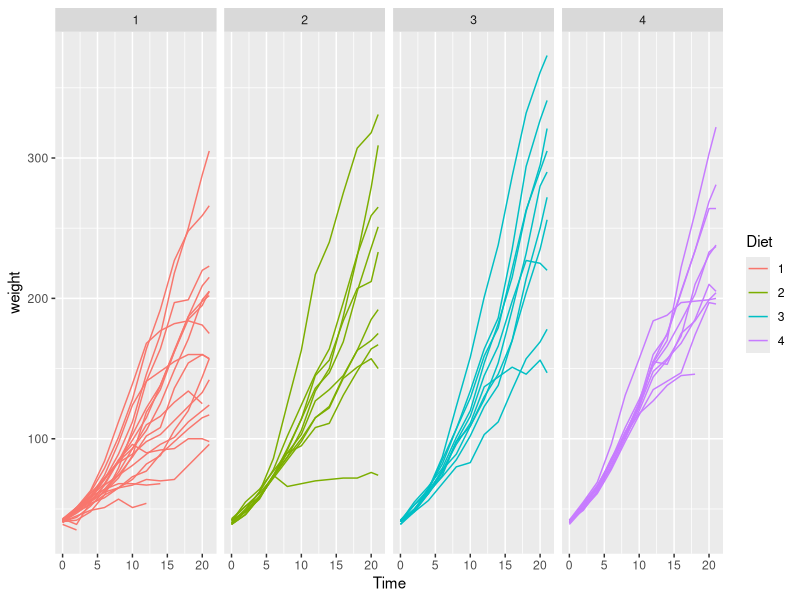
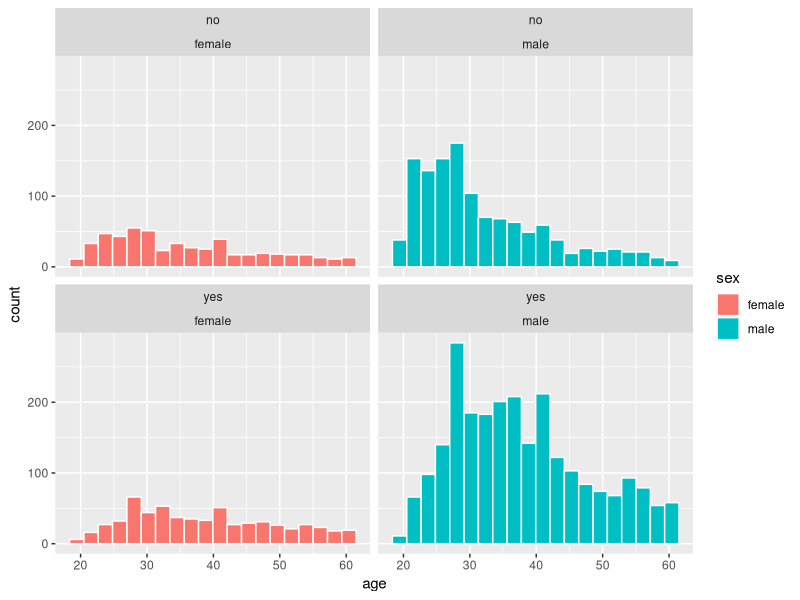
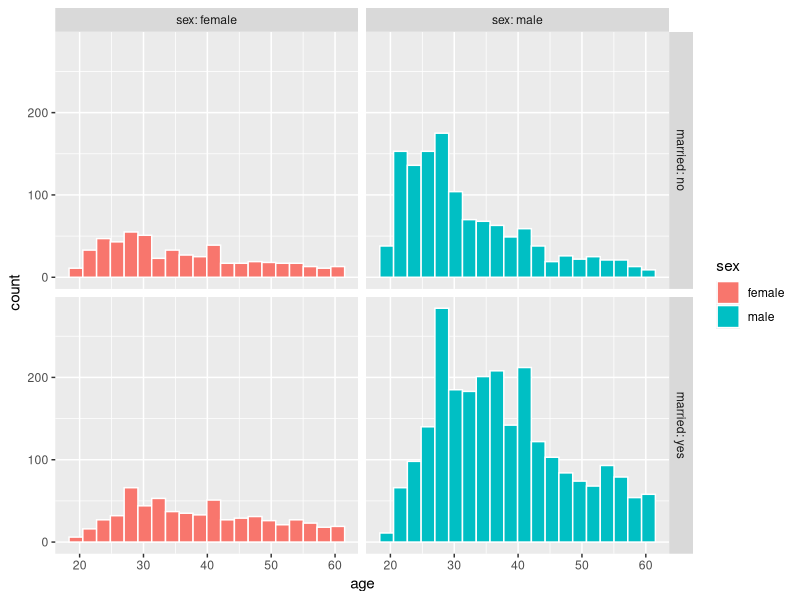

The R source for these figures, in order:
## ---- chunk 1
library(tidyverse)

ggplot(ChickWeight) + 
  aes(x = Time, y = weight, group = Chick, colour = Diet) +
  geom_line() +
  facet_wrap(~ Diet, ncol = 4)
## ---- chunk 2
benefits <- read_csv("data/benefits.csv")
head(benefits)
## ---- chunk 3
ggplot(benefits) +
  aes(x = age, fill = sex) +
  geom_histogram( col = "white", bins = 20) +
  facet_wrap(married ~ sex)
## ---- chunk 4
ggplot(benefits) +
  aes(x = age, fill = sex) +
  geom_histogram( col = "white", bins = 20) +
  facet_grid(married ~ sex, labeller = "label_both")
